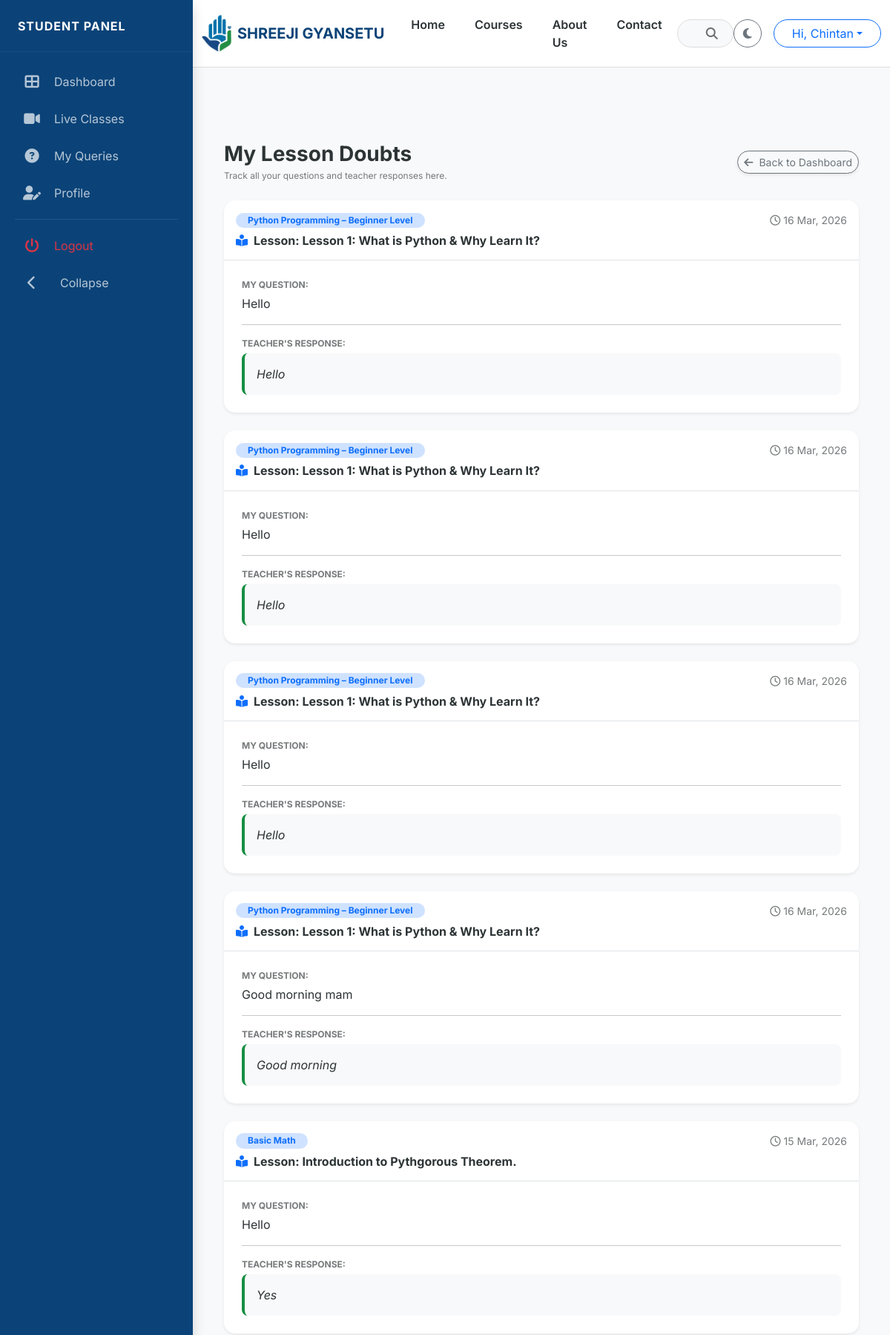
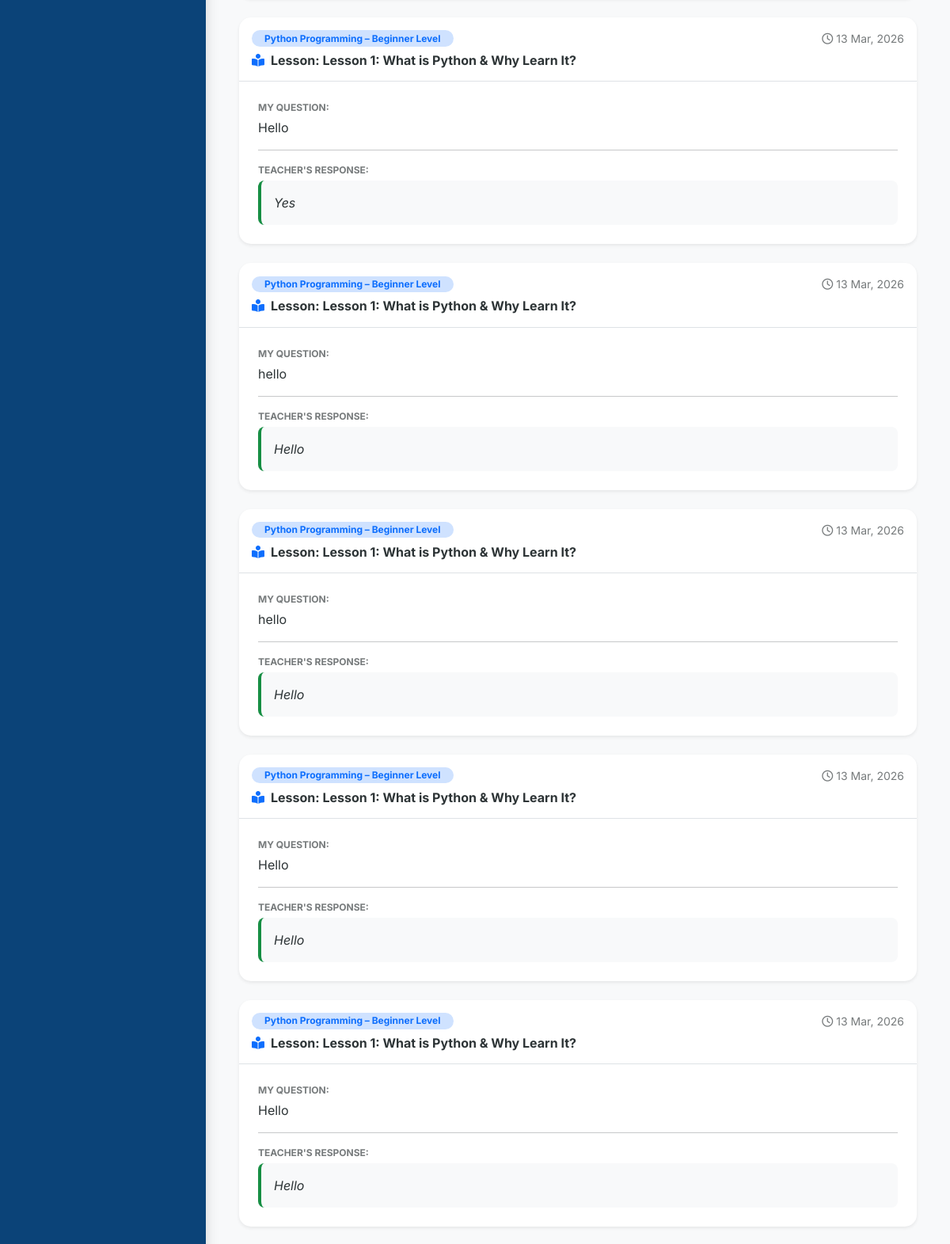
Screenshot of /my-queries/ (signed in, upper part) with the database file from the repository (2 pictures, top to bottom).
### users/models.py (models this page shows, shortened)
class User(AbstractUser):
    class Role(models.TextChoices):
        ADMIN = "ADMIN", "Admin"
        TEACHER = "TEACHER", "Teacher"
        STUDENT = "STUDENT", "Student"
    role = models.CharField(max_length=10, choices=Role.choices, default=Role.STUDENT)
    phone_number = models.CharField(max_length=15, blank=True, null=True)
    profile_picture = models.ImageField(upload_to='profiles/', blank=True, null=True)

### courses/models.py (models this page shows, shortened)
class LessonQuery(models.Model):
    lesson = models.ForeignKey(Lesson, on_delete=models.CASCADE, related_name='queries')
    student = models.ForeignKey(
        settings.AUTH_USER_MODEL,
        on_delete=models.CASCADE,
        related_name='student_queries'
    )
    question = models.TextField()
    answer = models.TextField(blank=True, null=True)
    is_resolved = models.BooleanField(default=False)
    created_at = models.DateTimeField(auto_now_add=True)
    updated_at = models.DateTimeField(auto_now=True)
    class Meta:
        verbose_name_plural = "9. Lesson Queries"
        ordering = ['-created_at']

class Lesson(models.Model):
    LESSON_TYPES = [('Video', 'Video'), ('PDF', 'Notes'), ('Quiz', 'Quiz')]
    course = models.ForeignKey(Course, on_delete=models.CASCADE, related_name='course_lessons')
    module = ChainedForeignKey(
        Module,
        chained_field="course",
        chained_model_field="course",
        show_all=False,
        auto_choose=True,
        sort=True,
        related_name='lessons'
    )
    title = models.CharField(max_length=200)
    lesson_type = models.CharField(max_length=10, choices=LESSON_TYPES, default='Video')
    lecturer_name = models.CharField(max_length=100, blank=True, null=True, default="Admin")
    description = models.TextField(blank=True, null=True, help_text="Detailed information about this video content")
    thumbnail = models.ImageField(upload_to='lesson_thumbnails/', blank=True, null=True, help_text="Upload a specific thumbnail for this lesson video")
    video_url = models.URLField(blank=True, null=True, help_text="YouTube or Vimeo Link")
    content_file = models.FileField(upload_to='lessons/', blank=True, null=True)
    notes_file = models.FileField(upload_to='lesson_notes/', blank=True, null=True, help_text="Upload PDF Notes for this lesson")
    is_preview = models.BooleanField(default=False, help_text="Check if this is a free demo lesson")
    order = models.PositiveIntegerField(default=0)
    resources = models.TextField(
        blank=True,
        null=True,
        help_text="Add links or descriptions of resources here (e.g. GitHub link, useful websites)"
    )
    class Meta:
        verbose_name_plural = "4. Lessons"
        ordering = ['order']

class Course(models.Model):
    LEVEL_CHOICES = [('Beginner', 'Beginner'), ('Intermediate', 'Intermediate'), ('Advanced', 'Advanced')]
    master_category = models.ForeignKey(MasterCategory, on_delete=models.CASCADE, related_name='courses')
    title = models.CharField(max_length=200)
    slug = models.SlugField(unique=True, blank=True)
    thumbnail = models.ImageField(upload_to='course_thumbnails/')
    description = models.TextField()
    is_active = models.BooleanField(default=True)
    price = models.DecimalField(max_digits=10, decimal_places=2)
    discount_price = models.DecimalField(max_digits=10, decimal_places=2, null=True, blank=True)
    level = models.CharField(max_length=20, choices=LEVEL_CHOICES, default='Beginner')
    is_live = models.BooleanField(default=False)
    enrollment_count = models.PositiveIntegerField(default=0)
    created_at = models.DateTimeField(auto_now_add=True)
    teacher = models.ForeignKey(
        settings.AUTH_USER_MODEL,
        on_delete=models.SET_NULL,
        null=True,
        blank=True,
        limit_choices_to=Q(profile__user_type= 'Teacher') | Q(profile__user_type= 'Admin'),
        related_name='taught_courses',
    )
    students = models.ManyToManyField(
        settings.AUTH_USER_MODEL,
        related_name='enrolled_courses',
        blank=True,
        limit_choices_to=Q(profile__user_type= 'Student')
    )
    @property
    def enrollment_count(self):
        """Returns the actual count from the ManyToMany relationship"""
        return self.students.count()
    class Meta:
        verbose_name_plural = "2. Courses"

### courses/views.py (the view)
# urls.py: path('my-queries/', student_queries, name='student_queries'),
@login_required
def student_queries(request):
    if hasattr(request.user, 'profile') and request.user.profile.user_type.lower() != 'student':
        pass
    Notification.objects.filter(user=request.user, is_read=False).update(is_read=True)
    queries = LessonQuery.objects.filter(student=request.user).select_related(
        'lesson',
        'lesson__course'
    ).order_by('-created_at')
    return render(request, 'courses/student_queries.html', {'queries': queries})

### courses/context_processors.py (called while the page is built)
def extras(request):
    return {
        'all_categories': MasterCategory.objects.all().order_by('order')[:4]
    }

def unread_notifications(request):
    if request.user.is_authenticated:
        count = Notification.objects.filter(user=request.user, is_read=False).count()
        return {'unread_count': count}
    return {'unread_count': 0}

### templates/courses/student_queries.html (shortened to what this page needs)
{% extends 'base_sidebar.html' %}
{% block dashboard_content %}
  <div class="container-fluid">
    <div class="d-flex justify-content-between align-items-center mb-4">
      <div>
        <h3 class="fw-bold mb-1" style="color: var(--text-dark);">My Lesson Doubts</h3>
        <p class="text-muted small mb-0">Track all your questions and teacher responses here.</p>
      </div>
      <a href="{% url 'student_dashboard' %}" class="btn btn-outline-secondary btn-sm rounded-pill shadow-sm"><i class="fas fa-arrow-left me-1"></i> Back to Dashboard</a>
    </div>
    {% for query in queries %}
      <div class="card mb-4 border-0 shadow-sm" style="background: var(--card-bg); border-radius: 15px; overflow: hidden;">
        <div class="card-header bg-transparent border-bottom py-3">
          <div class="d-flex justify-content-between align-items-center">
            <span class="badge bg-primary-subtle text-primary px-3 rounded-pill">{{ query.lesson.course.title }}</span>
            <small class="text-muted"><i class="far fa-clock me-1"></i>{{ query.created_at|date:'d M, Y' }}</small>
          </div>
          <h6 class="mt-2 mb-0 fw-bold" style="color: var(--text-dark);"><i class="fas fa-book-reader me-2 text-primary"></i>Lesson: {{ query.lesson.title }}</h6>
        </div>
        <div class="card-body p-4">
          <div class="mb-3">
            <p class="text-muted small mb-1 text-uppercase fw-bold">My Question:</p>
            <p class="fs-6 mb-0" style="color: var(--text-dark);">{{ query.question }}</p>
          </div>
          <hr class="opacity-10" />
          <div>
            <p class="text-muted small mb-1 text-uppercase fw-bold">Teacher's Response:</p>
            {% if query.answer %}
              <div class="p-3 rounded-3" style="background: var(--bg-light); border-left: 4px solid var(--primary-green);">
                <p class="mb-0 fst-italic" style="color: var(--text-dark);">{{ query.answer }}</p>
              </div>
            {% else %}
              <div class="d-flex align-items-center text-warning p-2 rounded-3" style="background: rgba(255, 193, 7, 0.05);">
                <i class="fas fa-hourglass-half me-2"></i>
                <span class="small fst-italic">Waiting for the teacher to reply...</span>
              </div>
            {% endif %}
          </div>
        </div>
      </div>
    {% endfor %}
  </div>
{% endblock %}

### templates/base.html (shortened to what this page needs)
<!DOCTYPE html>
<html lang="en" data-theme="light">
  <head>
    {% load static %}
    <link href="https://cdn.jsdelivr.net/npm/bootstrap@5.3.0/dist/css/bootstrap.min.css" rel="stylesheet" />
    <link rel="stylesheet" href="https://cdnjs.cloudflare.com/ajax/libs/font-awesome/6.4.0/css/all.min.css" />
    <link rel="stylesheet" href="{% static 'css/style.css' %}" />
  </head>
  <body>
    <nav class="navbar navbar-expand-lg sticky-top">
      <div class="container">
        <a class="navbar-brand d-flex align-items-center" href="/">
          <img src="{% static 'images/logo.png' %}" alt="Logo" height="50" class="me-2" />
          <span class="fw-bold">SHREEJI GYANSETU</span>
        </a>
        <div class="collapse navbar-collapse" id="mainNavbar">
          <ul class="navbar-nav mb-2 mb-lg-0 fw-semibold">
            <li class="nav-item">
              <a class="nav-link" href="/">Home</a>
            </li>
            <li class="nav-item">
              <a class="nav-link" href="{% url 'all_courses' %}">Courses</a>
            </li>
            <li class="nav-item">
              <a class="nav-link" href="{% url 'about_us' %}">About Us</a>
            </li>
            <li class="nav-item">
              <a class="nav-link" href="{% url 'contact_us' %}">Contact</a>
            </li>
          </ul>
          <form class="mx-auto d-none d-lg-flex position-relative" style="width: 25%;" action="{% url 'search' %}" method="GET">
            <input name="q" class="form-control rounded-pill ps-4 pe-5" type="search" placeholder="What do you want to learn?" value="{{ request.GET.q }}" style="background: var(--bg-light); color: var(--text-dark); border-color: var(--border-color);" />
            <button class="btn position-absolute end-0 top-50 translate-middle-y me-2" type="submit"><i class="fas fa-search"></i></button>
          </form>
          <div class="d-flex align-items-center gap-3">
            <button id="theme-toggle" class="btn btn-outline-secondary rounded-circle" onclick="toggleTheme()" title="Toggle Theme"><i class="fas fa-moon"></i></button>
            {% if user.is_authenticated %}
              <div class="dropdown">
                <button class="btn btn-outline-primary dropdown-toggle rounded-pill px-4" type="button" data-bs-toggle="dropdown">Hi, {{ user.first_name|default:user.username }}</button>
              </div>
            {% else %}
              <a href="{% url 'login' %}" class="btn btn-dark rounded-pill px-4">Login</a>
            {% endif %}
          </div>
        </div>
      </div>
    </nav>
    {% block content %}
    {% endblock %}
  </body>
</html>

### static/css/style.css (style rules this page uses)
:root { --primary-blue: #0b4378; --primary-green: #168e43; --primary-cyan: #006da0; --primary-dblue: #0b4378; --bg-light: #f8f9fa; --text-dark: #2d3436; --card-bg: #ffffff; --border-color: #eee; --text-muted-adaptive: #6c757d; }
body { font-family: "Inter", sans-serif; background-color: var(--bg-light); color: var(--text-dark); transition: background 0.3s ease, color 0.3s ease; }
.navbar { background: var(--card-bg) !important; border-bottom: 1px solid var(--border-color); padding: 0.8rem 0; z-index: 1050 !important; }
.navbar-brand span { color: var(--primary-blue) !important; }
.navbar-nav .nav-link { color: var(--text-dark); margin: 0 12px; font-weight: 600; position: relative; transition: 0.3s; }
.navbar-nav .nav-link::after { content: ""; position: absolute; width: 0; height: 2px; bottom: -2px; left: 0; background-color: var(--primary-green); transition: width 0.3s ease; }
[data-theme="light"] { --toggler-filter: invert(0); }
.navbar-nav .nav-link { padding-right: 0.5rem !important; padding-left: 0.5rem !important; }
.navbar input[type="search"] { color: var(--text-dark); }
.navbar input[type="search"]::placeholder { color: var(--text-dark); opacity: 0.6; transition: color 0.3s ease; }
.navbar .fa-search { color: var(--text-dark); opacity: 0.7; transition: color 0.3s ease; }
[data-theme="light"] { --border-color: #ddd; }
.text-muted { color: var(--text-dark) !important; opacity: 0.65; }
.text-muted.small { font-size: 0.75rem; }
.form-control::placeholder { color: #6c757d; opacity: 0.8; }
.form-control { background-color: var(--bg-light); color: var(--text-dark); border: 1px solid var(--border-color); }

### templates/base_sidebar.html (style rules this page uses)
:root { --sidebar-width: 260px; --sidebar-collapsed-width: 80px; }
html, body { height: 100%; background-color: var(--bg-light) !important; }
.main-content, .navbar, footer { margin-left: var(--sidebar-width); transition: all 0.3s ease; }

### rows the page displays
User: first_name "Chintan"
LessonQuery: lesson.course "Python Programming – Beginner Level", created_at "16 Mar, 2026", lesson "Lesson 1: What is Python & Why Learn It?", question "Hello", answer "Hello"
LessonQuery: lesson.course "Python Programming – Beginner Level", created_at "16 Mar, 2026", lesson "Lesson 1: What is Python & Why Learn It?", question "Hello", answer "Hello"
LessonQuery: lesson.course "Python Programming – Beginner Level", created_at "16 Mar, 2026", lesson "Lesson 1: What is Python & Why Learn It?", question "Hello", answer "Hello"
LessonQuery: lesson.course "Python Programming – Beginner Level", created_at "16 Mar, 2026", lesson "Lesson 1: What is Python & Why Learn It?", question "Good morning mam", answer "Good morning"
LessonQuery: lesson.course "Basic Math", created_at "15 Mar, 2026", lesson "Introduction to Pythgorous Theorem.", question "Hello", answer "Yes"
LessonQuery: lesson.course "Python Programming – Beginner Level", created_at "13 Mar, 2026", lesson "Lesson 1: What is Python & Why Learn It?", question "Hello", answer "Yes"
LessonQuery: lesson.course "Python Programming – Beginner Level", created_at "13 Mar, 2026", lesson "Lesson 1: What is Python & Why Learn It?", question "hello", answer "Hello"
LessonQuery: lesson.course "Python Programming – Beginner Level", created_at "13 Mar, 2026", lesson "Lesson 1: What is Python & Why Learn It?", question "hello", answer "Hello"
LessonQuery: lesson.course "Python Programming – Beginner Level", created_at "13 Mar, 2026", lesson "Lesson 1: What is Python & Why Learn It?", question "Hello", answer "Hello"
LessonQuery: lesson.course "Python Programming – Beginner Level", created_at "13 Mar, 2026", lesson "Lesson 1: What is Python & Why Learn It?", question "Hello", answer "Hello"
